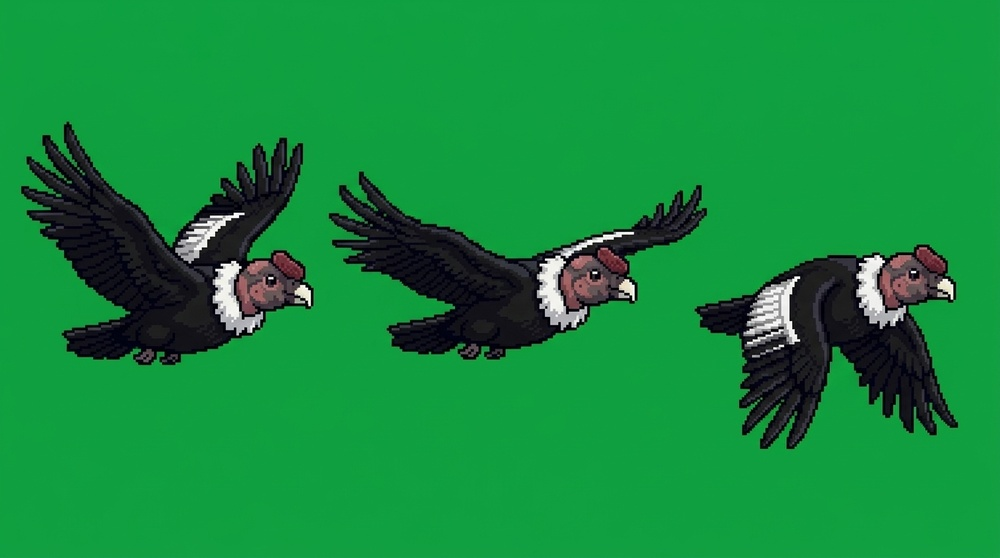
#> input picture art/condor/condor_fly_sheet.jpeg, 1000 x 558 px, shrunk from 1376 x 768 before the run; its folder holds 4 pictures in this run
$ python condor.py
#> lines starting #> are read from the running program, lines starting #| are printed output that depends on the picture; after the words box and inside, x2 and y2 are one past the last pixel; in counts of white or black regions, pixels touching at a corner belong together
"""Turn the AI-generated condor strips into the extension's pixel-art sheets (dev tool).

Input: art/condor/condor_<pose>_sheet.(png|jpeg) on a flat #00B140 green background.
Steps:
  1. key out the green background;
  2. split each strip into frames (connected blobs; small specks join the nearest frame);
  3. scale every frame so the bald head has the same size everywhere (a consistent bird);
  4. one shared palette for all frames, hard alpha, a clean 1 px outline;
  5. pack each pose into a strip of CELL×CELL cells: ground poses stand on a common
     baseline centred on their feet; flying poses keep the head still so the wings flap
     around it.
Output: media/condor/<pose>_sheet.png and, printed, the frame counts and head anchors to
paste into CONDOR_POSES in src/extension.ts.

Usage (needs Pillow):  python tools/condor.py [--cell 84] [--perch 54] [--colors 22] [--preview DIR]
"""
import argparse
import glob
import os

from PIL import Image, ImageFilter

ap = argparse.ArgumentParser()
ap.add_argument('--src', default='art/condor')
ap.add_argument('--out', default='media/condor')
ap.add_argument('--cell', type=int, default=84)
ap.add_argument('--perch', type=int, default=54, help='height of the perched condor, in px')
ap.add_argument('--colors', type=int, default=22)
ap.add_argument('--preview')
args = ap.parse_args()
CELL = args.cell
FLYING = {'fly'}
# In flight the bird is drawn a bit smaller (it is farther, and the whole wing beat must fit a cell).
SCALE = {'fly': 0.82, 'spread': 0.94}
N4 = ((1, 0), (-1, 0), (0, 1), (0, -1))


def is_bg(c):
    r, g, b = c[:3]
    return g > 110 and g > r + 35 and g > b + 35


def key_out(im):
    im = im.convert('RGBA')
    px = im.load()
    for y in range(im.height):
        for x in range(im.width):
            if is_bg(px[x, y]):
                px[x, y] = (0, 0, 0, 0)
    return im


def blobs(mask_px, w, h, nbrs):
    seen, comps = set(), []
    for y in range(h):
        for x in range(w):
            if mask_px[x, y] and (x, y) not in seen:
                st, comp = [(x, y)], []
                seen.add((x, y))
                while st:
                    a, b = st.pop()
                    comp.append((a, b))
                    for da, db in nbrs:
                        n = (a + da, b + db)
                        if 0 <= n[0] < w and 0 <= n[1] < h and n not in seen and mask_px[n]:
                            seen.add(n)
                            st.append(n)
                comps.append(comp)
    return comps


def frames(im):
    """Frames = big connected blobs of the (dilated, 1/4-scale) mask; specks join the nearest."""
    k = 4
    m = im.split()[3].resize((im.width // k, im.height // k), Image.BOX).point(lambda v: 255 if v > 20 else 0)
#> m: PIL image 250x139 L; 18.8% white; 3 white regions, box (x1, y1, x2, y2) and area: (5, 30, 79, 91) 2493, (173, 60, 240, 112) 2040, (82, 42, 177, 90) 1990
    m = m.filter(ImageFilter.MaxFilter(3))
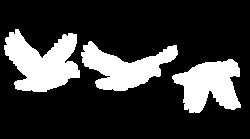
#> m: PIL image 250x139 L; 22.2% white; 3 white regions, box (x1, y1, x2, y2) and area: (4, 29, 80, 92) 2935, (81, 41, 178, 91) 2399, (172, 59, 241, 113) 2394
    nbrs8 = [(a, b) for a in (-1, 0, 1) for b in (-1, 0, 1) if a or b]
    comps = blobs(m.load(), m.width, m.height, nbrs8)
    big = max(len(c) for c in comps)
    boxes = []
    for c in comps:
        xs = [p[0] for p in c]; ys = [p[1] for p in c]
        boxes.append([min(xs) * k, min(ys) * k, (max(xs) + 1) * k, (max(ys) + 1) * k, len(c)])
#> this loop made 3 passes
    main = sorted([b for b in boxes if b[4] >= 0.15 * big], key=lambda b: b[0])
    out = []
    for x0, y0, x1, y1, _ in main:
        f = im.crop((max(0, x0 - 2), max(0, y0 - 2), min(im.width, x1 + 2), min(im.height, y1 + 2)))
        bb = f.getbbox()
        out.append((f.crop(bb), y0 - 2 + bb[1]))  # frame + its top in the strip (for hops)
#> this loop made 3 passes
#> (x0, y0, x1, y1) on passes 1 to 3: (16, 116, 320, 368), (324, 164, 712, 364), (688, 236, 964, 452)
#> pass 1, in frames, `f = im.crop((max(0, x0 - 2), max(0, y0 - 2), min(im.width, x1 + 2), mi..`:
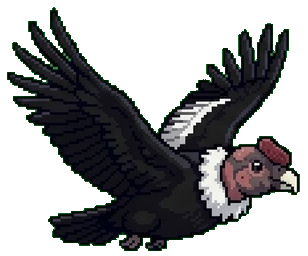
#> f: PIL image 308x256 RGBA; mean R, G, B, A 19.2, 19.6, 21, 120.5; transparent parts drawn white
    return out


def head_box(f):
    """The bald reddish head (+ comb): bounding box of its pixels."""
    px = f.load()
    pts = [(x, y) for y in range(f.height) for x in range(f.width)
           if px[x, y][3] and px[x, y][0] > 90 and px[x, y][0] > px[x, y][1] + 25 and px[x, y][0] > px[x, y][2] + 15]
    if not pts:
        return None
    xs = sorted(p[0] for p in pts); ys = sorted(p[1] for p in pts)
    q = lambda arr, t: arr[int(len(arr) * t)]
    return q(xs, 0.02), q(ys, 0.02), q(xs, 0.98), q(ys, 0.98)


def main():
    sheets = {}
    for path in sorted(glob.glob(os.path.join(args.src, 'condor_*_sheet.*'))):
        pose = os.path.basename(path).split('_')[1]
        sheets[pose] = frames(key_out(Image.open(path)))
#> pass 2 of the loop in main, `for path in sorted(glob.glob(os.path.join(args.src, 'condor_*_sheet.*'..`:
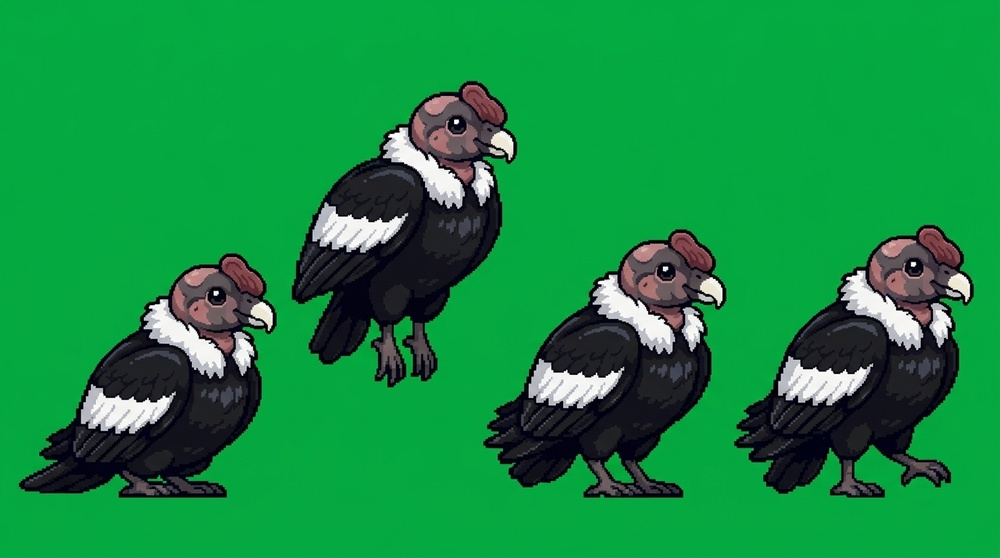
#> input picture art/condor/condor_hop_sheet.jpeg, 1000 x 558 px, shrunk from 1376 x 768 before the run
#> in frames (call 2), `m = m.filter(ImageFilter.MaxFilter(3))`:
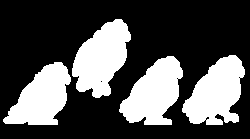
#> m: PIL image 250x139 L; 31.7% white; 4 white regions, box (x1, y1, x2, y2) and area: (72, 19, 131, 98) 2892, (182, 55, 245, 125) 2810, (119, 56, 183, 125) 2740, (3, 62, 71, 125) 2578
#> the loop in frames (call 2), `for c in comps:` made 4 passes
#> the loop in frames (call 2), `for x0, y0, x1, y1, _ in main:` made 4 passes
#> (x0, y0, x1, y1) on passes 1 to 4: (12, 248, 284, 500), (288, 76, 524, 392), (476, 224, 732, 500), (728, 220, 980, 500)
#> after the loop in frames (call 2), `for x0, y0, x1, y1, _ in main:`:
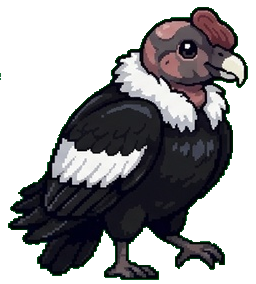
#> f: PIL image 256x284 RGBA; mean R, G, B, A 33.6, 32.7, 35.1, 131.2; transparent parts drawn white
#> pass 3 of the loop in main, `for path in sorted(glob.glob(os.path.join(args.src, 'condor_*_sheet.*'..`:
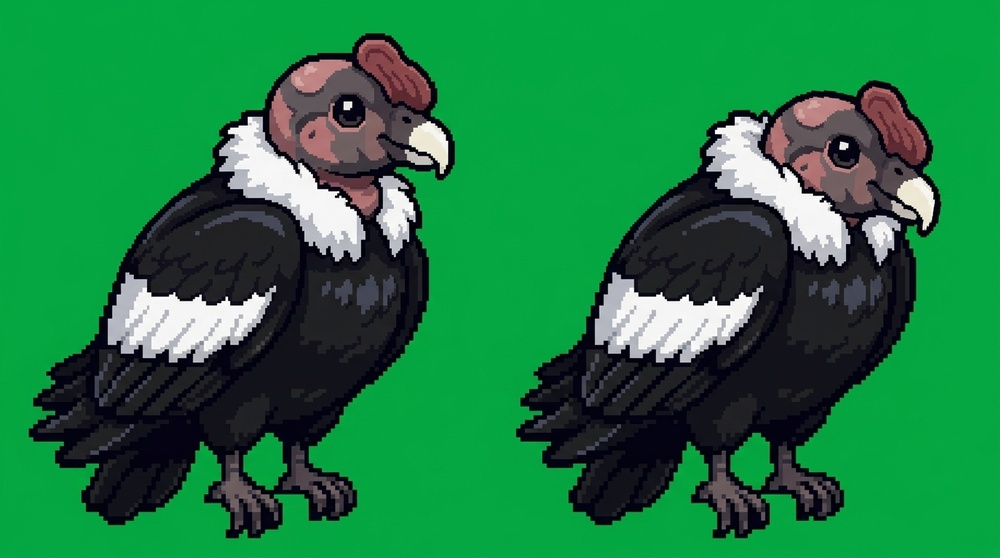
#> input picture art/condor/condor_perch_sheet.jpeg, 1000 x 558 px, shrunk from 1376 x 768 before the run
#> in frames (call 3), `m = m.filter(ImageFilter.MaxFilter(3))`:
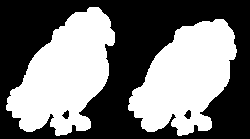
#> m: PIL image 250x139 L; 46.8% white; 2 white regions, box (x1, y1, x2, y2) and area: (6, 7, 115, 136) 8341, (128, 19, 237, 136) 7934
#> the loop in frames (call 3), `for c in comps:` made 2 passes
#> the loop in frames (call 3), `for x0, y0, x1, y1, _ in main:` made 2 passes
#> (x0, y0, x1, y1) on passes 1 to 2: (24, 28, 460, 544), (512, 76, 948, 544)
#> pass 2, in frames (call 3), `f = im.crop((max(0, x0 - 2), max(0, y0 - 2), min(im.width, x1 + 2), mi..`:
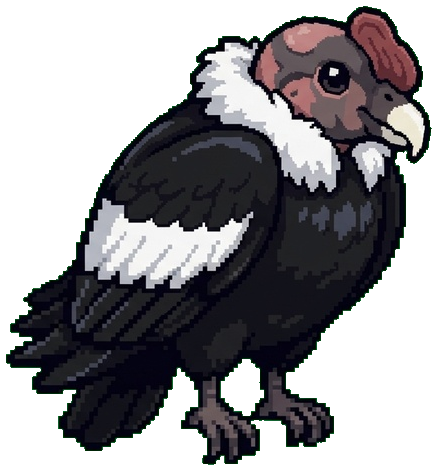
#> f: PIL image 440x472 RGBA; mean R, G, B, A 35.6, 34.2, 37.3, 140.4; transparent parts drawn white
    ref = sheets['perch'][0][0]
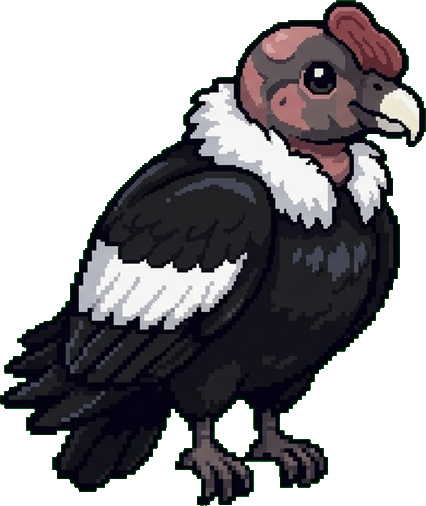
#> ref: PIL image 426x506 RGBA; mean R, G, B, A 37.1, 35.3, 38.4, 141.8; transparent parts drawn white
    hb = head_box(ref)
    head_target = (hb[2] - hb[0]) * args.perch / ref.height

    # Scale every frame by its sheet's head size, keeping vertical offsets (hops).
    small = {}
    for pose, frs in sheets.items():
        widths = [hb[2] - hb[0] for hb in (head_box(f) for f, _ in frs) if hb]
        k = head_target / (sum(widths) / len(widths)) * SCALE.get(pose, 1)
        small[pose] = []
        for f, top in frs:
            w, h = max(1, round(f.width * k)), max(1, round(f.height * k))
            rgb = f.convert('RGB').resize((w, h), Image.BOX)
            a = f.split()[3].resize((w, h), Image.BOX).point(lambda v: 255 if v >= 128 else 0)
            s = rgb.convert('RGBA'); s.putalpha(a)
            hbx = head_box(f)
            head = None if not hbx else ((hbx[0] + hbx[2]) / 2 * k, (hbx[1] + hbx[3]) / 2 * k)
            small[pose].append({'im': s, 'top': top * k, 'head': head})
#> this loop made 3 passes
#> pose on passes 1 to 3: 'fly', 'hop', 'perch'
#> a: PIL image 45x49 L; 58.5% white; 5 black regions (1 under 20 px), largest, box (x1, y1, x2, y2) and area: (0, 0, 37, 37) 457, (23, 15, 45, 49) 309, (0, 38, 21, 49) 120, (40, 0, 45, 12) 27
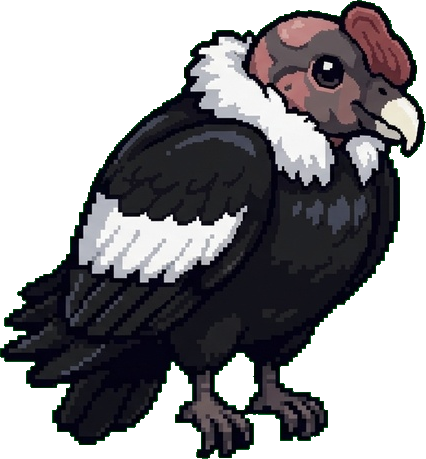
#> f: PIL image 426x459 RGBA; mean R, G, B, A 37.8, 36.4, 39.6, 149.1; transparent parts drawn white

    # One palette for the whole bird.
    opaque = [p[:3] for frs in small.values() for fr in frs for p in fr['im'].getdata() if p[3]]
    side = int(len(opaque) ** 0.5) + 1
    mos = Image.new('RGB', (side, side)); mos.putdata(opaque + [opaque[0]] * (side * side - len(opaque)))
#> after `mos = Image.new('RGB', (side, side))`: mos: PIL image 113x113 RGB; every value is 0
#> after `mos.putdata(opaque + [opaque[0]] * (side * side - len(opaque)))`:
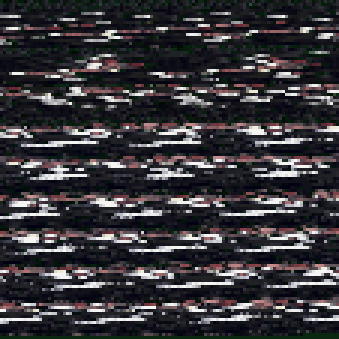
#> mos: PIL image 113x113 RGB (shown 3 times larger); mean R, G, B 56.8, 55.1, 59.6
    K = args.colors
    pal = mos.quantize(colors=K, method=Image.Quantize.MEDIANCUT, dither=Image.Dither.NONE).getpalette()[:K * 3]
    PAL = [tuple(pal[i:i + 3]) for i in range(0, K * 3, 3)]
    cache = {}

    def q(c):
        if c not in cache:
            cache[c] = min(PAL, key=lambda p: sum((a - b) ** 2 for a, b in zip(p, c)))
        return cache[c]
    outline = min(PAL, key=sum)

    for frs in small.values():
        for fr in frs:
            s = fr['im']; px = s.load()
            for y in range(s.height):
                for x in range(s.width):
                    if px[x, y][3]:
                        px[x, y] = q(px[x, y][:3]) + (255,)
            # drop specks not attached to the bird
            comps = blobs(_Mask(s), s.width, s.height, N4)
            big = max(len(c) for c in comps)
            for c in comps:
                if len(c) < max(6, big * 0.02):
                    for p in c:
                        px[p] = (0, 0, 0, 0)
            for x in range(s.width):  # 1 px outline on the silhouette
                for y in range(s.height):
                    if px[x, y][3] and any(not (0 <= x + a < s.width and 0 <= y + b < s.height) or not px[x + a, y + b][3] for a, b in N4):
                        px[x, y] = outline + (255,)

    # The bald head's skin tone: the pinkish palette colour most used in the top quarter of
    # the perched bird (the legs share it, so anchors only look at the upper body).
    ref_im = small['perch'][0]['im']; rpx = ref_im.load(); bb = ref_im.getbbox()
    counts = {}
    for y in range(bb[1], bb[1] + (bb[3] - bb[1]) // 4):
        for x in range(ref_im.width):
            c = rpx[x, y]
            if c[3] and c[0] > c[1] + 12 and c[0] >= c[2]:
                counts[c[:3]] = counts.get(c[:3], 0) + 1
    skin = max(counts, key=counts.get)

    def head_anchor(f):
        """Top-centre of the skull: mean column of the skin in the upper half of the body,
        and the highest opaque pixel (comb included) in the columns around it."""
        px = f.load(); b = f.getbbox()
        pts = [(x, y) for y in range(b[1], b[1] + (b[3] - b[1]) // 2) for x in range(f.width) if px[x, y][3] and px[x, y][:3] == skin]
        if not pts:
            return None
        hx = round(sum(p[0] for p in pts) / len(pts))
        top = min(y for y in range(f.height) for x in range(max(0, hx - 3), min(f.width, hx + 4)) if px[x, y][3])
        return hx, top

    # Pack into cells.
    os.makedirs(args.out, exist_ok=True)
    report = {}
    for pose, frs in small.items():
        cells = frs if pose != 'fly' else [frs[0], frs[1], frs[2], frs[1]]  # up, level, down, level
        sheet = Image.new('RGBA', (CELL * len(cells), CELL), (0, 0, 0, 0))
        if pose in FLYING:
            # keep the head still (70 % across, 52 % down) so the wings beat around it
            for i, fr in enumerate(cells):
                hx, hy = fr['head']
                ox, oy = round(CELL * 0.7 - hx), round(CELL * 0.52 - hy)
                if ox < 0 or oy < 0 or ox + fr['im'].width > CELL or oy + fr['im'].height > CELL:
                    print(f'warning: {pose} frame {i} spills out of its cell', (ox, oy, fr['im'].size))
                sheet.alpha_composite(fr['im'], (i * CELL + ox, oy))
        else:
            bottom = max(fr['top'] + fr['im'].height for fr in frs)
            for i, fr in enumerate(cells):
                s = fr['im']
                # centre on the feet (the lowest rows), stand on the baseline 2 px above the cell bottom
                px = s.load()
                feet = [x for y in range(s.height - 3, s.height) for x in range(s.width) if px[x, y][3]]
                fx = sum(feet) / len(feet) if feet else s.width / 2
                lift = round(bottom - (fr['top'] + s.height))
                ox, oy = round(CELL / 2 - fx), CELL - 2 - s.height - lift
                if ox < 0 or oy < 0 or ox + s.width > CELL:
                    print(f'warning: {pose} frame {i} spills out of its cell', (ox, oy, s.size))
                sheet.alpha_composite(s, (i * CELL + ox, oy))
        sheet.save(os.path.join(args.out, f'{pose}_sheet.png'), optimize=True)
        # head anchor (the frame the extension shows still: level wings for fly), in cell px
        fi = 1 if pose == 'fly' else 0
        report[pose] = (len(cells), head_anchor(sheet.crop((fi * CELL, 0, fi * CELL + CELL, CELL))))
        if args.preview:
            os.makedirs(args.preview, exist_ok=True)
            bg = Image.new('RGBA', sheet.size, (200, 220, 240, 255)); bg.alpha_composite(sheet)
            bg.resize((sheet.width * 4, sheet.height * 4), Image.NEAREST).save(os.path.join(args.preview, f'{pose}.png'))
#> this loop made 3 passes
#| warning: fly frame 1 spills out of its cell (1, 20, (84, 41))
#| warning: fly frame 3 spills out of its cell (1, 20, (84, 41))
#> pass 1, in main, `sheet.save(os.path.join(args.out, f'{pose}_sheet.png'), optimize=True)`:
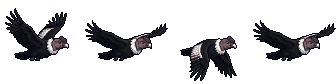
#> saved as fly_sheet.png: PIL image 336x84 RGBA; mean R, G, B, A 8.6, 8.2, 9.8, 54.6; transparent parts drawn white
#> after the loop:
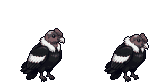
#> sheet: PIL image 168x84 RGBA; mean R, G, B, A 11.9, 11.2, 12.4, 47.8; transparent parts drawn white
    print('palette', len(set(PAL)), 'outline', '#%02x%02x%02x' % outline)
#| palette 22 outline #050512
    for pose, (n, head) in sorted(report.items()):
        print(f'{pose:9s} frames={n} head={head}')
#> this loop made 3 passes
#> (pose, n, head) on passes 1 to 3: ('fly', 4, (56, 34)), ('hop', 4, (57, 35)), ('perch', 2, (52, 28))
#| fly       frames=4 head=(56, 34)
#| hop       frames=4 head=(57, 35)
#| perch     frames=2 head=(52, 28)


class _Mask:
    """Alpha of an RGBA image as a px[x, y] truthy lookup."""
    def __init__(self, im):
        self.px = im.load()

    def __getitem__(self, xy):
        return self.px[xy][3]


main()
